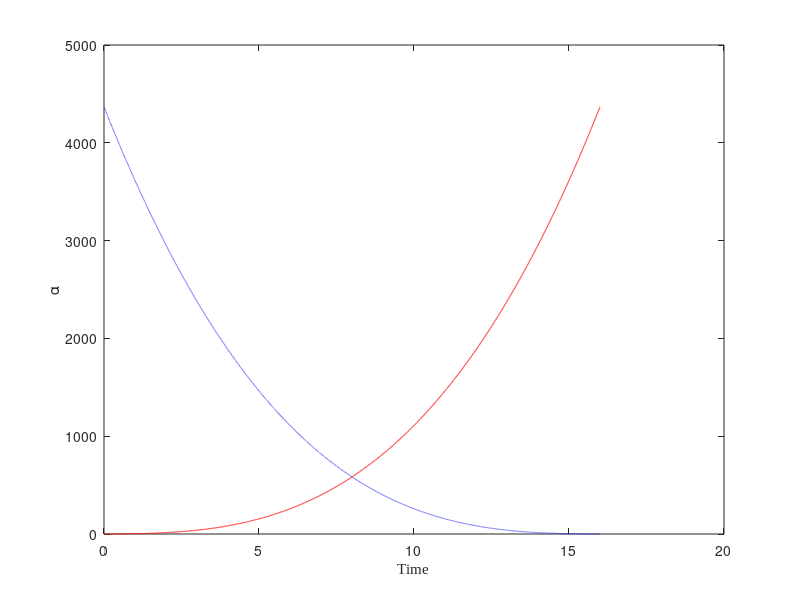

MATLAB code to generate this figure: (Note: this script raises an error after producing the figure.)
clear all, close all, clc
figpath = '../figures/';
addpath('./utils');
addpath('./NoiseFunctions/');
addpath('./plottingfunctions/');

omega = 1;
A = 1;
%Number of variables
%%
rng(1)
% Parameter to specify the type of analysis
analysisType = 'Hopf';  % Change this to 'pitchfork' as needed when running different scripts

% Base directory for results
scriptFullPath = mfilename('fullpath');
[scriptPath, ~, ~] = fileparts(scriptFullPath);
resultsBasePath = fullfile(scriptPath, 'Results figures');

% Dynamic directory based on the analysis type
analysisPath = fullfile(resultsBasePath, analysisType);

% Ensure the directory exists
if ~exist(analysisPath, 'dir')
    mkdir(analysisPath);
end

% Define the path for the PDF file within the analysis directory
pdfPath = fullfile(analysisPath, 'ResultsFigures.pdf');

%%
n = 4;

dt=0.001; %timestep
% Integrate interval
Initinterval = 16;
%neg_inter = 0
neg_inter = -0;
tinterval=[neg_inter Initinterval];
tspan2=[tinterval(2):-dt:tinterval(1)]; %interval for solving the 
tspan=[.001:dt:tinterval(2)-tinterval(1)];
N = length(tspan);
options = odeset('RelTol',1e-12,'AbsTol',1e-12*ones(1,n));
X=[];
%Coeficients of polyorder 3 c1*t+c2*t^2+c3*t^3 & and final time value 
c=[1,1,1,Initinterval];
%Analitic polinomial
y=c(1)*(tspan2)+c(2)*(tspan2).^2+c(3)*(tspan2).^3;
%inverted polinomial
yzero=c(1)*(-tspan+tinterval(2) )+c(2)*(-tspan...
    +tinterval(2)).^2+c(3)*(-tspan+tinterval(2)).^3;
%plot of inverted polinomial
figure(1)
plot(tspan2,y,'r-',tspan,yzero,'b--')
xlabel('Time', 'FontName', 'Times New Roman')  % Set xlabel font to Times New Roman
ylabel('\alpha')  % Use \alpha for the Greek letter alpha
hold on
xline(0,'k--');
set(gca,'FontSize',16);
l = legend('Explicit polynomial steady-state generation', 'Implicit polynomial - ODE data generation');
l.Position = [0.5, 0.84, 0.07, 0.071];
l.FontSize = 12;
% l.Location='northeast';
title('Inverted polynomial');
exportgraphics(gcf, pdfPath, 'ContentType', 'vector', 'Append', true);

% Integration of hopf system
xMax = ones(size(c));
i=0;
for traslation=[0];
    i=i+1;
for mu0=[yzero(1)]    ;
    %x0=sqrt(yzero(1)/2) %Formula of radius of Initial Condition
    for x0=sqrt(yzero(1)/2)/xMax(3)+traslation%Formula of radius of Initial Condition
        [t,x] = ode45(@(t,x) hopfPolyOrder3NONNormal(t,x,c,omega,A,traslation,xMax),tspan,[tspan(1),mu0,x0,x0],options);
        X = [X;x];
         %Variable x3 vs bifurcation parameter
        figure
        hold on
        plot(x(:,2),x(:,3),'b-')
        xlabel('\alpha', 'FontName', 'Times New Roman')  % Alpha symbol and Times New Roman font for the xlabel
        xlim([min(x(:,2)) max(x(:,2))]);
        ylabel('State', 'FontName', 'Times New Roman')  % Times New Roman font for the ylabel
        xline(0,'k--');
        set(gca, 'FontSize', 16, 'FontName', 'Times New Roman');  % Set the axes font to Times New Roman
        % l = legend('state variable vs bifurcation parameter');
        % l.FontSize = 14;
        % l.FontName = 'Times New Roman';  % Set the legend font to Times New Roman
        % l.Location = 'northeast';
        title('State vs \alpha (t)', 'FontName', 'Times New Roman')  % Use LaTeX markup for alpha and set font to Times New Roman
        hold off
        exportgraphics(gcf, pdfPath, 'ContentType', 'vector', 'Append', true);
 
    end
end
xtrajectories(:,i)=[x(:,3)];
end

xMax = max(abs(x));

%Mu observed from equations of steady state
[x,yzero] = xNormalization(x,yzero);

mufunc = @(x) ((x(:,4)*xMax(4))+(x(:,3)*xMax(3)).*((x(:,3)*xMax(3)).^2+(x(:,4)*xMax(4)).^2))./(x(:,3)*xMax(3));
mu_observed=mufunc(x);%mu observed from equations. (Beta values!!!!!!)


% polinomial fit

%Define the function to fit: "Poly order 2"
F1=@(weightdx,time) (-time+tinterval(2))...
    *weightdx(1)+(-time+tinterval(2)).^2*weightdx(2)+(-time+tinterval(2)).^3*weightdx(3);
%curve fitting
weights0=[0.5 0.5 0.5]; %initial guess for weights
opts = optimoptions('lsqcurvefit','Display','off');
[weightdx, resnorm,~,exitflag,output] = lsqcurvefit(F1,weights0, tspan, mu_observed',[],[],opts); %Prediction of mu(t) depency on t of mu-observed using data integration 

%data predicted from F1 evaluated with the predicted coefficients
reproduced_data= F1(weightdx,tspan); %


%%%%%%%%%%%%%%%%%%%%%%%%%%%%%%%%%%%%%%%%%%%%%%%%%%%%%%%%%%%%%%%%%%%%%%%%%%%%%%%%
%Plot of State Variable vs Timespan
% plotCleanState_PredFig_3(tspan,x,mu_observed,yzero,reproduced_data,n)
plotState_Beta_time_Pred(tspan,x,mu_observed,yzero,reproduced_data,n,3,pdfPath)

%%
% Mu with Noise
noise_scale=0.018;


[xNoisy, Noise_normalized] = add_Noise_Max(x,noise_scale);
mu_obsNoisy=mufunc(xNoisy)
%mu_obsNoisy=(xNoisy(:,4)+xNoisy(:,3).*(xNoisy(:,3).^2+xNoisy(:,4).^2))./xNoisy(:,3);%mu observed from equations. (Beta values!!!!!!)

[weightdxNoise,resnormNoise,~,exitflagNoise,outputNoise] = lsqcurvefit(F1,weights0, tspan, mu_obsNoisy',[],[],opts);

reproduced_dataNoisy= F1(weightdxNoise,tspan);
% print('real, predicted without noise, weights with noise')
comparisonVector = [c(1:3);weightdx;weightdxNoise];
%%%%%%%%%%%%%%%%%%%%%%%%%%%%%%%%%%%%%%%%%%%%%%%%%%%%%%%%%%%%%%%%%%%%%%%%%%%%%%%%%%%%%%%%%%%%%%%%%%%%%%%%%%%%%%%%%%%%%%%%%%%%%%%
%%%%%%%%%%%%%%%%%%%%%%%%%%%%%%%%%%%%%%%%%%%%%%%%%%%%%%%%%%%%%%%%%%%%%%%%%%%%%%%%%%%%%%%%%%%%%%%%%%%%%%%%%%%%%%%%%%%%%%%%%%%%%%%%

plotState_Beta_time_Pred(tspan,xNoisy,mu_obsNoisy,yzero,reproduced_dataNoisy,n,4,pdfPath)

%% %%%%%%%%%%%%%%%%%%%%%%%%%%%%%%%%%%%%%%%%%%%%%%%%%%%%%%%%%%%%%%%%%%%%%%%
%%%%%%%%%%%%%%%%%%%%%%%%%%%%%%%%%%%%%%%%%%%%%%%%%%%%%%%%%%%%%%%%%%%%%%%%%
% plotCleanNoiseStateFig_5(tspan,Noise_normalized,yzero,n)


%% Noise analysis 
% Creation of comparison vector for different noise variances: 
VectorOfNoise = [0:0.1:0.5];
name = mfilename;
name = name(1:4);
% noise_Scale_maximum(F1,weights0, tspan, x,c,yzero,VectorOfNoise,name,mufunc)
figure
noise_5_Boxplots(F1,weights0, tspan, x,c,yzero,VectorOfNoise,name,mufunc,pdfPath);

